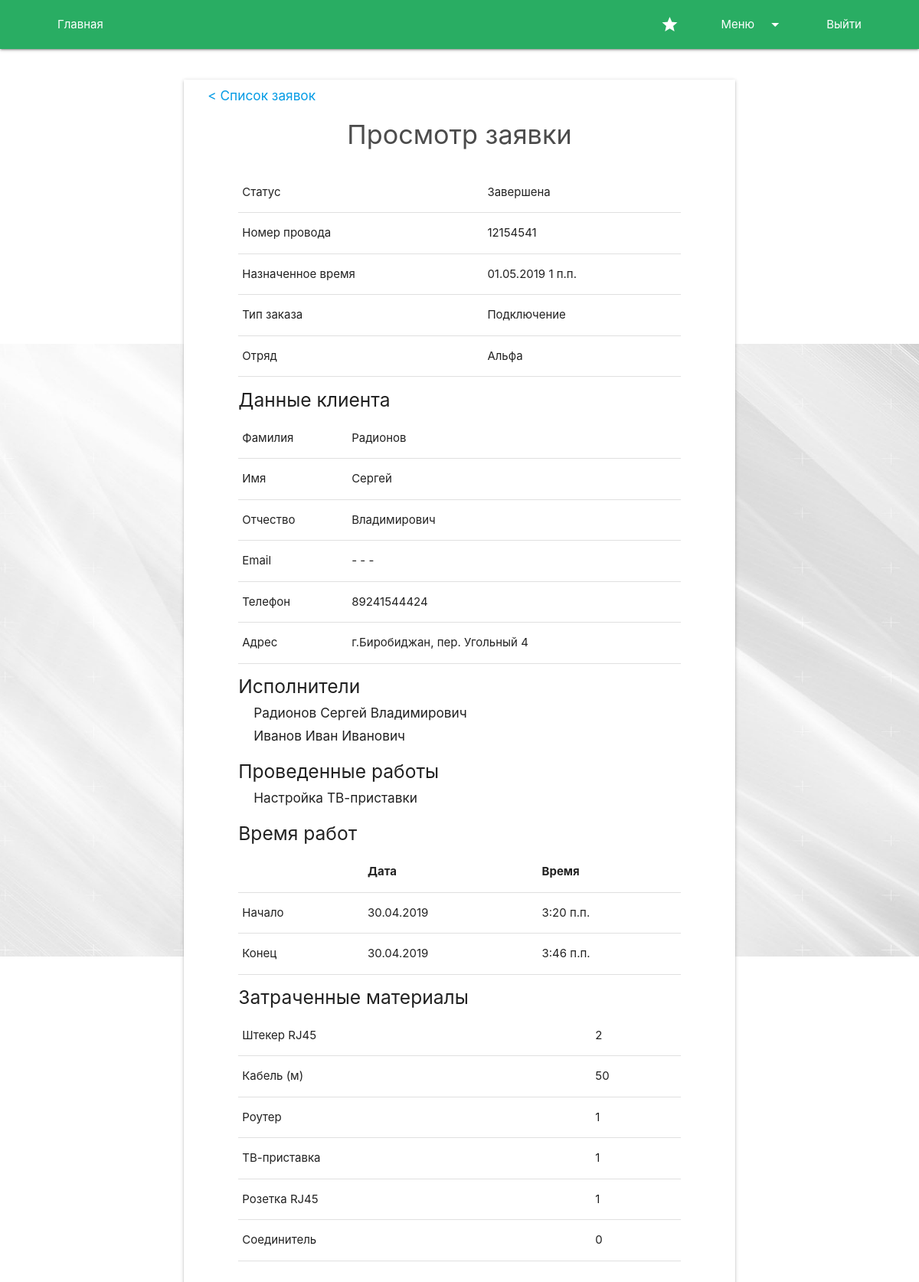
The app's page /order/full/1/ (signed in) with its own data.
### Order/models.py (models this page shows, shortened)
class Order(models.Model):
    is_complete = models.BooleanField(default=False)
    workers = models.ManyToManyField(User, null=True, blank=True)
    group = models.ForeignKey(Group, on_delete=models.PROTECT, null=True, blank=True)
    cable_number = models.CharField(max_length=32, unique=True)
    appointed_time = models.DateTimeField()
    time_start = models.DateTimeField(null=True, blank=True)
    time_end = models.DateTimeField(null=True, blank=True)
    remark = models.CharField(max_length=2048, null=True, blank=True)
    client = models.OneToOneField('Client', on_delete=models.PROTECT)
    order_type = models.ForeignKey('OrderType', models.PROTECT)
    work_type = models.ManyToManyField('WorkType', null=True, blank=True)
    materials = models.OneToOneField('UsedMaterials', models.PROTECT)
    class Meta:
        verbose_name = 'Заявка'
        verbose_name_plural = 'Заявки'

class OrderType(models.Model):
    name = models.CharField(max_length=256, unique=True)
    price = models.IntegerField()
    class Meta:
        verbose_name = 'Тип заявки'
        verbose_name_plural = 'Типы заявок'

class Client(models.Model):
    first_name = models.CharField(max_length=128)
    last_name = models.CharField(max_length=128)
    surname = models.CharField(max_length=128)
    phone = models.CharField(max_length=16)
    email = models.EmailField(null=True, blank=True)
    city = models.ForeignKey('City', on_delete=models.PROTECT)
    address = models.CharField(max_length=2048)
    apartment = models.CharField(max_length=64, blank=True, null=True)
    class Meta:
        verbose_name = 'Клиент'
        verbose_name_plural = 'Клиенты'

class City(models.Model):
    name = models.CharField(max_length=128)
    is_default = models.BooleanField(default=False)
    class Meta:
        verbose_name = 'Город'
        verbose_name_plural = 'Города'

class WorkType(models.Model):
    name = models.CharField(max_length=256, unique=True)
    class Meta:
        verbose_name = 'Тип работы'
        verbose_name_plural = 'Типы работ'

class UsedMaterials(models.Model):
    plug = models.IntegerField(default=0)
    cable = models.IntegerField(default=0)
    router = models.IntegerField(default=0)
    tv_plug = models.IntegerField(default=0)
    rosette = models.IntegerField(default=0)
    connector = models.IntegerField(default=0)
    class Meta:
        verbose_name = 'Использованные материалы'
        verbose_name_plural = 'Использованные материалы'

### Group/models.py (models this page shows, shortened)
class Group(models.Model):
    name = models.CharField(max_length=128)
    is_active = models.BooleanField(default=True)
    plug = models.IntegerField(default=0)
    cable = models.IntegerField(default=0)
    rosette = models.IntegerField(default=0)
    connector = models.IntegerField(default=0)
    class Meta:
        verbose_name_plural = 'Отряды'
        verbose_name = 'Отряд'

### Account/models.py (models this page shows, shortened)
class ExtUser(models.Model):
    user = models.OneToOneField(User, on_delete=models.CASCADE)
    is_worker = models.BooleanField(default=False)
    surname = models.CharField(max_length=256, default='')
    phone = models.CharField(max_length=16, default='')
    group = models.ForeignKey(Group, on_delete=models.SET_NULL, null=True, blank=True)
    class Meta:
        verbose_name = 'Расш. пользователь'
        verbose_name_plural = 'Расш. пользователи'

### Order/views.py (the view)
# urls.py: path('full/<id>/', order_full),
def order_full(request, id):
    order = Order.objects.filter(id=id).first()
    if order and request.user.is_staff:
        data = {}
        data['order'] = order
        return render(request, 'Order/OrderFull.html', data)
    raise Http404

### Order/templatetags/order_extra.py (called while the page is built)
@register.filter
def astimezone(date, destination=None):
    if not destination:
        destination = settings.TIME_ZONE
    if date.tzinfo:
        return date.astimezone(pytz.timezone(destination))
    else:
        return pytz.timezone(settings.TIME_ZONE).localize(date).astimezone(pytz.timezone(destination))

### templates/Order/OrderFull.html (shortened to what this page needs)
{% extends 'base.html' %}
{% load static %}
{% load order_extra %}
{% block content %}
    <div class="container">
        <div class="row">
            <div class="col s12 m10 offset-m1 l8 offset-l2 xl6 offset-xl3 form z-depth-1 order-full">
                <h6><a href="/order/list/">< Список заявок</a></h6>
                <h4 class="title center-align dark-text-color">Просмотр заявки</h4>
                <div class="row">
                    <div class="col s10 offset-s1">
                        <table>
                            <tbody>
                            <tr>
                                <td>Статус</td>
                                <td>{% if order.is_complete %}Завершена{% else %}Не завершена{% endif %}</td>
                            </tr>
                            <tr>
                                <td>Номер провода</td>
                                <td>{{ order.cable_number }}</td>
                            </tr>
                            <tr>
                                <td>Назначенное время</td>
                                <td>{{ order.appointed_time|astimezone|date:"d.m.Y" }} {{ order.appointed_time|astimezone|time }}</td>
                            </tr>
                            <tr>
                                <td>Тип заказа</td>
                                <td>{{ order.order_type.name }}</td>
                            </tr>
                            <tr>
                                <td>Отряд</td>
                                <td>{% if order.group %}{{ order.group.name }}{% else %}- - -{% endif %}</td>
                            </tr>
                            </tbody>
                        </table>
                    </div>
                </div>
                <div class="row">
                    <div class="col s10 offset-s1">
                        <h5>Данные клиента</h5>
                        <table>
                            <tbody>
                            <tr>
                                <td>Фамилия</td>
                                <td>{{ order.client.last_name }}</td>
                            </tr>
                            <tr>
                                <td>Имя</td>
                                <td>{{ order.client.first_name }}</td>
                            </tr>
                            <tr>
                                <td>Отчество</td>
                                <td>{{ order.client.surname }}</td>
                            </tr>
                            <tr>
                                <td>Email</td>
                                <td>{% if order.client.email %}{{ order.client.email }}{% else %}- - -{% endif %}</td>
                            </tr>
                            <tr>
                                <td>Телефон</td>
                                <td>{{ order.client.phone }}</td>
                            </tr>
                            <tr>
                                <td>Адрес</td>
                                <td>г.{{ order.client.city.name }}, {{ order.client.address }}{% if order.client.apartment %}, кв. {{ order.client.apartment }}{% endif %}</td>
                            </tr>
                            </tbody>
                        </table>
                    </div>
                </div>
                {% if order.workers.all|length > 0 %}
                    <div class="row">
                        <div class="col s10 offset-s1">
                            <h5>Исполнители</h5>
                            {% for worker in order.workers.all %}
                                <h6>{{ worker.last_name }} {{ worker.first_name }} {{ worker.extuser.surname }}</h6>
                            {% endfor %}
                        </div>
                    </div>
                {% endif %}
                {% if order.is_complete and order.work_type.all|length > 0 %}
                    <div class="row">
                        <div class="col s10 offset-s1">
                            <h5>Проведенные работы</h5>
                            {% for work_type in order.work_type.all %}
                                <h6>{{ work_type.name }}</h6>
                            {% endfor %}
                        </div>
                    </div>
                {% endif %}
                {% if order.is_complete %}
                    <div class="row">
                        <div class="col s10 offset-s1">
                            <h5>Время работ</h5>
                            <table>
                                <thead>
                                <tr>
                                    <th></th>
                                    <th>Дата</th>
                                    <th>Время</th>
                                </tr>
                                </thead>
                                <tbody>
                                <tr>
                                    <td>Начало</td>
                                    <td>{{ order.time_start|astimezone|date:"d.m.Y" }}</td>
                                    <td>{{ order.time_start|astimezone|time }}</td>
                                </tr>
                                <tr>
                                    <td>Конец</td>
                                    <td>{{ order.time_end|astimezone|date:"d.m.Y" }}</td>
                                    <td>{{ order.time_end|astimezone|time }}</td>
                                </tr>
                                </tbody>
                            </table>
                        </div>
                    </div>
                {% endif %}
                {% if order.is_complete %}
                    <div class="row">
                        <div class="col s10 offset-s1">
                            <h5>Затраченные материалы</h5>
                            <table>
                                <tbody>
                                <tr>
                                    <td>Штекер RJ45</td>
                                    <td>{{ order.materials.plug }}</td>
                                </tr>
                                <tr>
                                    <td>Кабель (м)</td>
                                    <td>{{ order.materials.cable }}</td>
                                </tr>
                                <tr>
                                    <td>Роутер</td>
                                    <td>{{ order.materials.router }}</td>
                                </tr>
                                <tr>
                                    <td>ТВ-приставка</td>
                                    <td>{{ order.materials.tv_plug }}</td>
                                </tr>
                                <tr>
                                    <td>Розетка RJ45</td>
                                    <td>{{ order.materials.rosette }}</td>
                                </tr>
                                <tr>
                                    <td>Соединитель</td>
                                    <td>{{ order.materials.connector }}</td>
                                </tr>
                                </tbody>
                            </table>
                        </div>
                    </div>
                {% endif %}
            </div>
        </div>
    </div>
{% endblock content %}

### static/css/style.css (style rules this page uses)
.form { margin-top:5vh }
.form.order-full { padding-bottom:30px }
.form.order-full h6 { margin-left:20px }
.form .title { margin-bottom:30px }
.form .row { margin-bottom:0 }
.dark-text-color { color:#4c4c4c }
.col { background-color:white }
html { background:url("/static/img/bg.jpg") repeat-x center center fixed;background-size:auto 100vh }
.container { width:90%;max-width:1500px }

### records on screen
Order: cable_number "12154541", appointed_time|astimezone "01.05.2019", appointed_time|astimezone "1 п.п.", order_type.name "Подключение", group.name "Альфа", client.last_name "Радионов", client.first_name "Сергей", client.surname "Владимирович", client.phone "89241544424", client.city.name "Биробиджан", client.address "пер. Угольный 4", time_start|astimezone "30.04.2019", time_start|astimezone "3:20 п.п.", time_end|astimezone "30.04.2019", time_end|astimezone "3:46 п.п.", materials.plug "2", materials.cable "50", materials.router "1", materials.tv_plug "1", materials.rosette "1", materials.connector "0"
WorkType: name "Настройка ТВ-приставки"

### other values on screen
{{ worker.last_name }} "Радионов"
{{ worker.first_name }} "Сергей"
{{ worker.extuser.surname }} "Владимирович"
{{ worker.last_name }} "Иванов"
{{ worker.first_name }} "Иван"
{{ worker.extuser.surname }} "Иванович"
